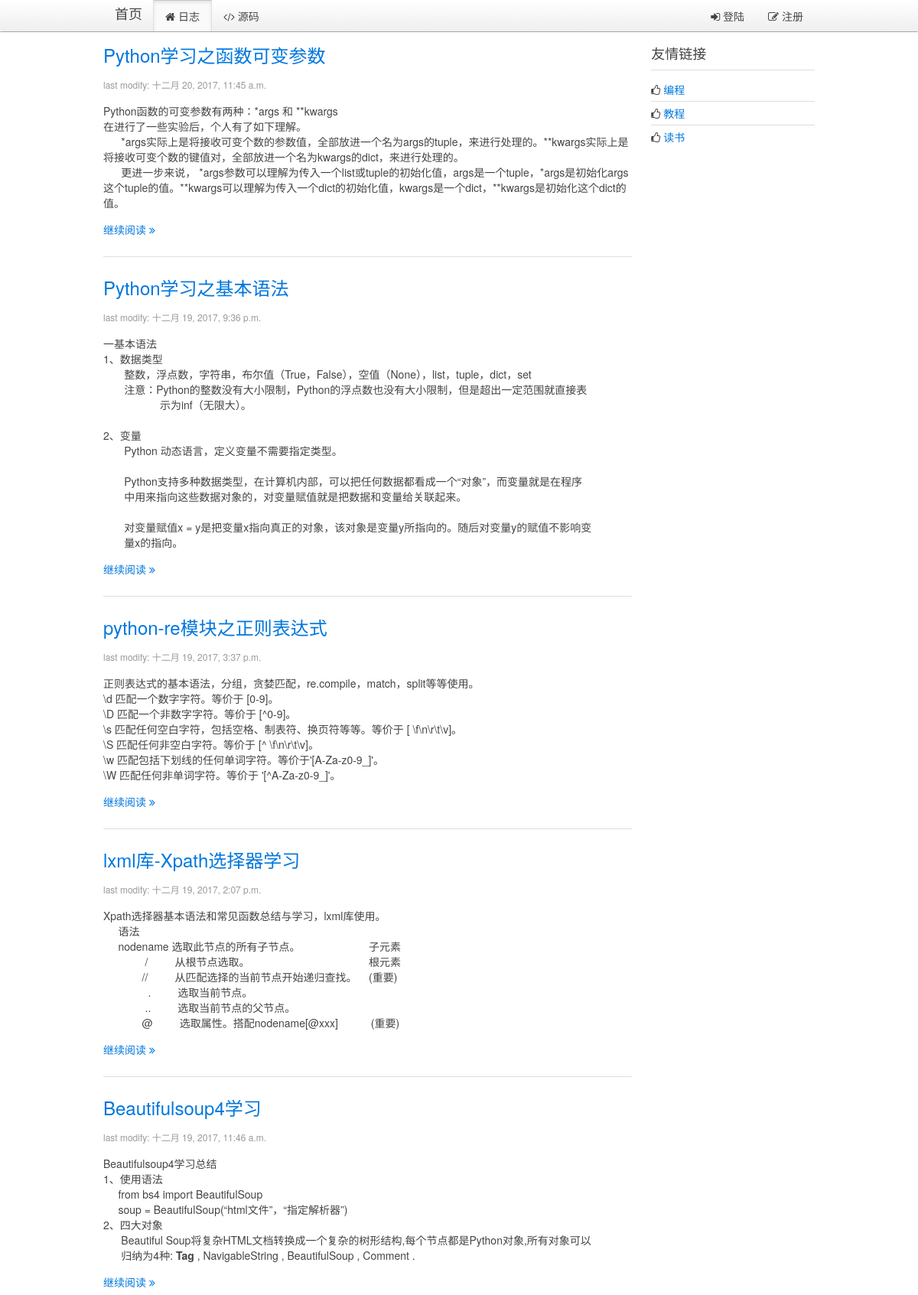
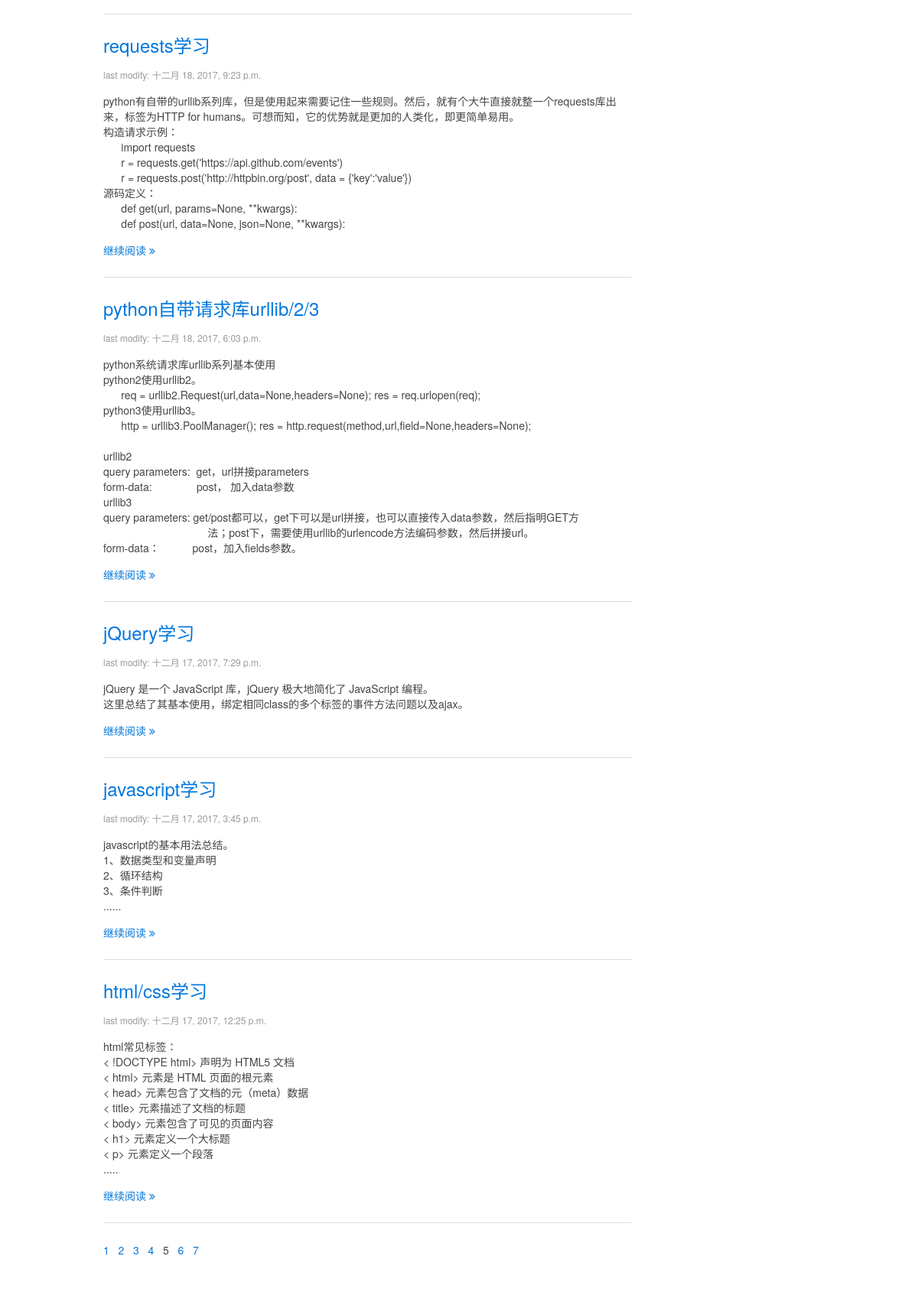
The app's page /?p=5 (upper part) with its own data (2 pictures, top to bottom).
### blog/models.py (models this page shows, shortened)
class Blog(models.Model):
    title = models.CharField(max_length=32, default="Title")
    content = models.TextField(null=True)
    summary = models.TextField(null=True)
    create_time = models.DateTimeField(null=True)

### blog/views.py (the view)
# urls.py: url(r'^$',views.blogs, name="index"),
def index(request):
    userinfo = ""
    account = request.COOKIES.get("account","")
    if account:
        userinfo = models.User.objects.filter(account=account)
        if userinfo:
            userinfo = userinfo[0]
    page = int(request.GET.get("p", "1"))
    first = (page - 1)*10
    end = first + 10
    blogs = models.Blog.objects.all()
    blogs = blogs[::-1]
    total_nums = len(blogs)
    if (total_nums % 10) > 0:
        page_nums = int(total_nums/10) + 1
    else:
        page_nums = int(total_nums/10)
    page_nums = range(0, page_nums)
    blogs = blogs[first:end]
    page = page - 1
    return render(request, "blog/index.html", {"blogs": blogs, "page":page, "page_nums":page_nums, "userinfo":userinfo})

### blog/templatetags/myfilter.py (called while the page is built)
@register.filter
def replaceTags(content):  #这里应该需要继续研究下，有时候需要空格，而不是&nbsp;
    content = content.replace("  ", "&nbsp;&nbsp;")  # 预处理空格
    content = content.replace("\n", "<br/>")  # 预处理换行
    return content

### blog/templates/blog/index.html (shortened to what this page needs)
{% extends '__base__.html' %}
{% load myfilter %}
{% block content %}
    <div class="uk-width-medium-3-4">
    {% for blog in blogs %}
        <article class="uk-article">
            <h2><a href="/blog/page/{{ blog.id }}">{{ blog.title }}</a></h2>
            <p class="uk-article-meta">last modify: {{ blog.create_time }}</p>
            <p>{% autoescape off %}{{ blog.summary | replaceTags }}{% endautoescape %}</p>
            <p><a href="/blog/page/{{ blog.id }}">继续阅读 <i class="uk-icon-angle-double-right"></i></a></p>
        </article>
        <hr class="uk-article-divider">
    {% endfor %}
        <div class="page">
        {% for page_num in page_nums %}
            {% if page_num == page %}
                <span>{{ page_num|add:"1" }}&nbsp;&nbsp;</span>
            {% else %}
                <a href="?p={{ page_num|add:"1" }}"><span>{{ page_num|add:"1" }}&nbsp;&nbsp;</span></a>
            {% endif %}
        {% endfor %}
        </div>
    </div>
    <div class="uk-width-medium-1-4">
        <div class="uk-panel uk-panel-header">
            <h3 class="uk-panel-title">友情链接</h3>
            <ul class="uk-list uk-list-line">
                <li><i class="uk-icon-thumbs-o-up"></i> <a target="_blank" href="https://github.com/cabbageGG">编程</a></li>
                <li><i class="uk-icon-thumbs-o-up"></i> <a target="_blank" href="https://www.liaoxuefeng.com/">教程</a></li>
                <li><i class="uk-icon-thumbs-o-up"></i> <a target="_blank" href="http://blog.jobbole.com/all-posts/">读书</a></li>
            </ul>
        </div>
    </div>
{% endblock %}

### records on screen
Blog: title "Python学习之函数可变参数", create_time "十二月 20, 2017, 11:45 a.m.", summary "Python函数的可变参数有两种：*args 和 **kwargs 在进行了一些实验后，个人有了如下理解。 *args实际上是将接收可变个数的参数值，全部放进一个名为args的tuple，来进行处理的。**kwargs实际上是将接收可变个数的键值对，全部放进一个名为kwargs的dict，来进行处理的。 更进一步来说， *args参数可以理解为传入一个list或tuple的初始化值，args是一个tuple，*args是初始化args这个tuple的值。**kwargs可以理解为传入一个dict的初始化值，kwargs是一个dict，**kwargs是初始化这个dict的值。"
Blog: title "Python学习之基本语法", create_time "十二月 19, 2017, 9:36 p.m.", summary "一基本语法 1、数据类型 整数，浮点数，字符串，布尔值（True，False），空值（None），list，tuple，dict，set 注意：Python的整数没有大小限制，Python的浮点数也没有大小限制，但是超出一定范围就直接表 示为inf（无限大）。 2、变量 Python 动态语言，定义变量不需要指定类型。 Python支持多种数据类型，在计算机内部，可以把任何数据都看成一个“对象”，而变量就是在程序 中用来指向这些数据对象的，对变量赋值就是把数据和变量给关联起来。 对变量赋值x = y是把变量x指向真正的对象，该对象是变量y所指向的。随后对变量y的赋值不影响变 量x的指向。"
Blog: title "python-re模块之正则表达式", create_time "十二月 19, 2017, 3:37 p.m.", summary "正则表达式的基本语法，分组，贪婪匹配，re.compile，match，split等等使用。 \\d 匹配一个数字字符。等价于 [0-9]。 \\D 匹配一个非数字字符。等价于 [^0-9]。 \\s 匹配任何空白字符，包括空格、制表符、换页符等等。等价于 [ \\f\\n\\r\\t\\v]。 \\S 匹配任何非空白字符。等价于 [^ \\f\\n\\r\\t\\v]。 \\w 匹配包括下划线的任何单词字符。等价于'[A-Za-z0-9_]'。 \\W 匹配任何非单词字符。等价于 '[^A-Za-z0-9_]'。"
Blog: title "lxml库-Xpath选择器学习", create_time "十二月 19, 2017, 2:07 p.m.", summary "Xpath选择器基本语法和常见函数总结与学习，lxml库使用。 语法 nodename 选取此节点的所有子节点。 子元素 / 从根节点选取。 根元素 // 从匹配选择的当前节点开始递归查找。 (重要) . 选取当前节点。 .. 选取当前节点的父节点。 @ 选取属性。搭配nodename[@xxx] (重要)"
Blog: title "Beautifulsoup4学习", create_time "十二月 19, 2017, 11:46 a.m.", summary "Beautifulsoup4学习总结 1、使用语法 from bs4 import BeautifulSoup soup = BeautifulSoup(“html文件”，“指定解析器”) 2、四大对象 Beautiful Soup将复杂HTML文档转换成一个复杂的树形结构,每个节点都是Python对象,所有对象可以 归纳为4种: Tag , NavigableString , BeautifulSoup , Comment ."
Blog: title "requests学习", create_time "十二月 18, 2017, 9:23 p.m.", summary "python有自带的urllib系列库，但是使用起来需要记住一些规则。然后，就有个大牛直接就整一个requests库出来，标签为HTTP for humans。可想而知，它的优势就是更加的人类化，即更简单易用。 构造请求示例： import requests r = requests.get('https://api.github.com/events') r = requests.post('http://httpbin.org/post', data = {'key':'value'}) 源码定义： def get(url, params=None, **kwargs): def post(url, data=None, json=None, **kwargs):"
Blog: title "python自带请求库urllib/2/3", create_time "十二月 18, 2017, 6:03 p.m.", summary "python系统请求库urllib系列基本使用 python2使用urllib2。 req = urllib2.Request(url,data=None,headers=None); res = req.urlopen(req); python3使用urllib3。 http = urllib3.PoolManager(); res = http.request(method,url,field=None,headers=None); urllib2 query parameters: get，url拼接parameters form-data: post， 加入data参数 urllib3 query parameters: get/post都可以，get下可以是url拼接，也可以直接传入data参数，然后指明GET方 法；post下，需要使用urllib的urlencode方法编码参数，然后拼接url。 form-data： post，加入fields参数。"
Blog: title "jQuery学习", create_time "十二月 17, 2017, 7:29 p.m.", summary "jQuery 是一个 JavaScript 库，jQuery 极大地简化了 JavaScript 编程。 这里总结了其基本使用，绑定相同class的多个标签的事件方法问题以及ajax。"
Blog: title "javascript学习", create_time "十二月 17, 2017, 3:45 p.m.", summary "javascript的基本用法总结。 1、数据类型和变量声明 2、循环结构 3、条件判断 ......"
Blog: title "html/css学习", create_time "十二月 17, 2017, 12:25 p.m.", summary "html常见标签： < !DOCTYPE html> 声明为 HTML5 文档 < html> 元素是 HTML 页面的根元素 < head> 元素包含了文档的元（meta）数据 < title> 元素描述了文档的标题 < body> 元素包含了可见的页面内容 < h1> 元素定义一个大标题 < p> 元素定义一个段落 ....."

### other values on screen
{{ page_num|add:"1" }} "1" "2" "3" "4" "6" "7"
{{ page_num|add:"1" }} "5"
